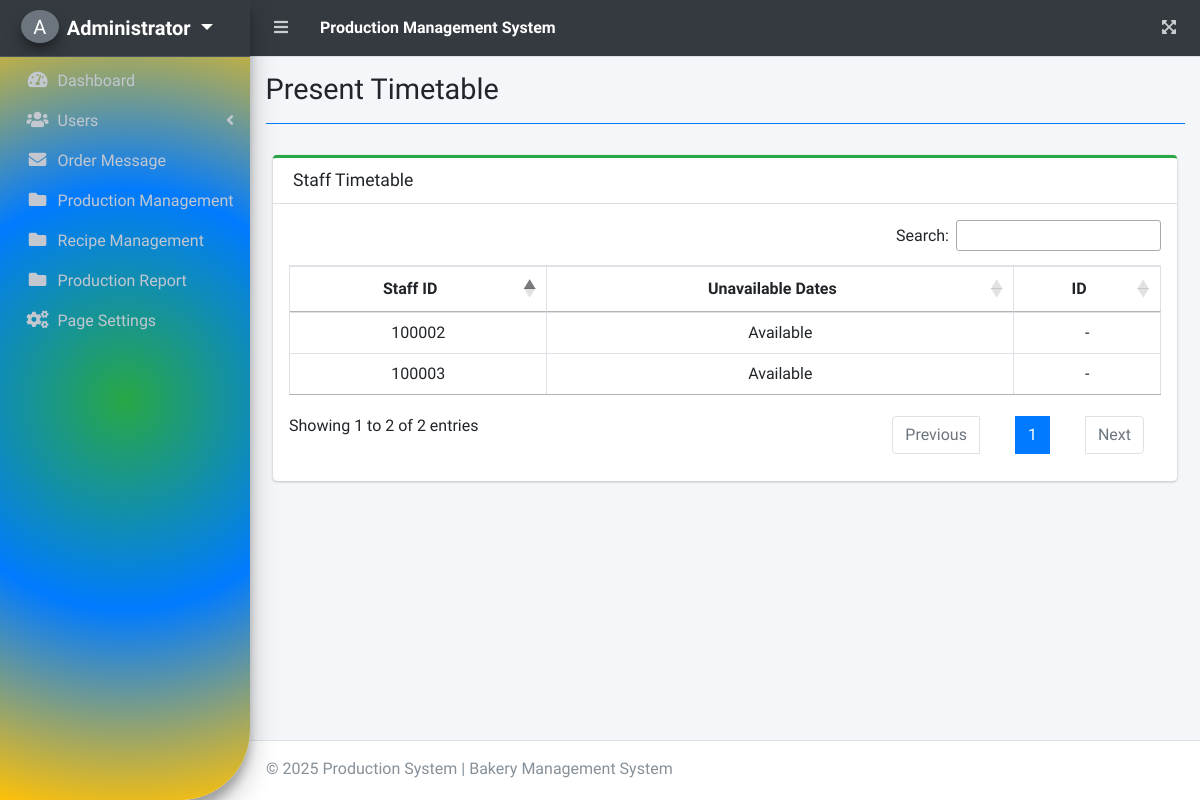
The page /index.php?page=present_timetable (signed in) on the database as committed earlier.
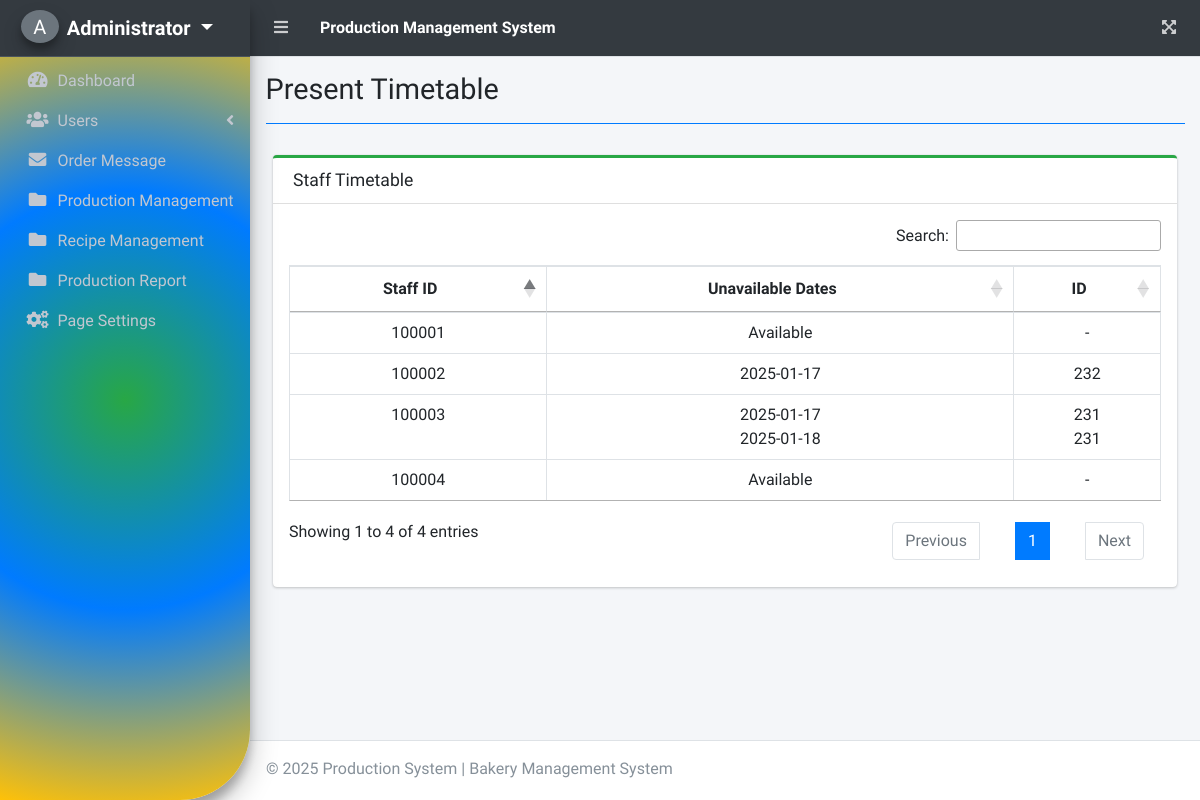
The same page on the database as committed later.
### tables this page shows
CREATE TABLE `categories` (
  `order_id` int(11) NOT NULL,
  `id` int(11) NOT NULL,
  `product_id` int(11) NOT NULL,
  `recipe_name` varchar(255) NOT NULL,
  `qty_product` int(11) NOT NULL,
  `staff_id` text NOT NULL,
  `created_at` timestamp NOT NULL DEFAULT current_timestamp(),
  `starteddate` varchar(50) NOT NULL,
  `enddate` varchar(20) NOT NULL,
  `hours` int(6) NOT NULL,
  `status` text NOT NULL,
  `quality_test` text NOT NULL,
  `comment` text NOT NULL,
  `ingredients_data` text DEFAULT NULL
);

### present_timetable.php (the view, shortened to what the changed rows need)
<?php include 'db_connect.php'; ?>
<div class="col-lg-12">
    <div class="card card-outline card-success">
        <div class="card-body p-3">
            <div class="table-responsive">
                <table class="table table-hover table-bordered" id="timetable">
                    <thead>
                        <tr>
                            <th class="text-center">Staff ID</th>
                            <th class="text-center">Unavailable Dates</th>
                            <th class="text-center">ID</th>
                        </tr>
                    </thead>
                    <tbody>
                        <?php
                        $qry = $conn->query("SELECT DISTINCT staff_id FROM users WHERE type = 3");
                        while ($row = $qry->fetch_assoc()):
                            $staff_id = $row['staff_id'];
                            $unavailable_dates = [];
                            $schedule_qry = $conn->prepare("SELECT starteddate, enddate, id, status FROM categories WHERE staff_id = ?");
                            $schedule_qry->bind_param("s", $staff_id);
                            $schedule_qry->execute();
                            $result = $schedule_qry->get_result();
                            if ($result) {
                                while ($sched = $result->fetch_assoc()) {
                                    if ($sched['status'] !== 'Finished') {
                                        $start_date = new DateTime($sched['starteddate']);
                                        $end_date = new DateTime($sched['enddate']);
                                        $interval = new DateInterval('P1D');
                                        $date_range = new DatePeriod($start_date, $interval, $end_date->modify('+1 day'));
                                        foreach ($date_range as $date) {
                                            $unavailable_dates[] = [
                                                'date' => $date->format('Y-m-d'),
                                                'id' => $sched['id']
                                            ];
                                        }
                                    }
                                }
                            }
                        ?>
                        <tr>
                            <td class="text-center"> <?php echo $staff_id; ?> </td>
                            <td class="text-center">
                                <?php
                                if (empty($unavailable_dates)) {
                                    echo "Available";
                                } else {
                                    foreach ($unavailable_dates as $unavailable) {
                                        if ($unavailable['date'] >= date('Y-m-d')) {
                                            echo $unavailable['date'] . "<br>";
                                        }
                                    }
                                }
                                ?>
                            </td>
                            <td class="text-center">
                                <?php
                                if (empty($unavailable_dates)) {
                                    echo "-";
                                } else {
                                    foreach ($unavailable_dates as $unavailable) {
                                        if ($unavailable['date'] >= date('Y-m-d')) {
                                            echo $unavailable['id'] . "<br>";
                                        }
                                    }
                                }
                                ?>
                            </td>
                        </tr>
                        <?php endwhile; ?>
                    </tbody>
                </table>
            </div>
        </div>
    </div>
</div>
<link rel="stylesheet" type="text/css" href="https://cdn.datatables.net/1.12.1/css/jquery.dataTables.css">

### sidebar.php (shortened to what the changed rows need)
<aside class="main-sidebar sidebar-dark-dark elevation-4">
  <div class="dropdown">
 	<a href="javascript:void(0)" class="brand-link dropdown-toggle" data-toggle="dropdown" aria-expanded="True">
      <span class="brand-image img-circle elevation-3 d-flex justify-content-center align-items-center bg-secondary text-white font-weight-500" style="width: 38px;height:50px"><?php echo strtoupper(substr($_SESSION['login_fullname'], 0,1)) ?></span>
      <span class="brand-text font-weight-bold"><?php echo ucwords($_SESSION['login_fullname']) ?></span>
    </a>
  </div>
</aside>

Rows that differ between the two databases and show on the page:
added categories: date "2025-01-17", id "232"
added categories: starteddate "2025-01-17", enddate "2025-01-18", id "231"
Other text that changed with them:
text written by a page script: "Search: Showing 1 to 2 of 2 entries Previous 1 Next" → "Search: Showing 1 to 4 of 4 entries Previous 1 Next"
new list line: "100001 Available -"
new list line: "100004 Available -"
list line gone: "Available -"
